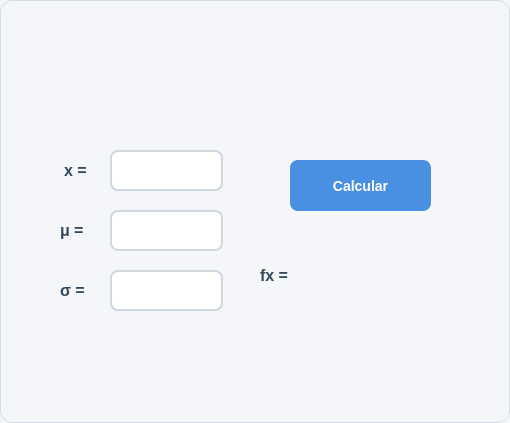
<?xml version="1.0" encoding="UTF-8"?>
<ui version="4.0">
 <class>DialogEjercicio3</class>
 <widget class="QDialog" name="DialogEjercicio3">
  <property name="geometry">
   <rect>
    <x>0</x>
    <y>0</y>
    <width>510</width>
    <height>423</height>
   </rect>
  </property>
  <property name="windowTitle">
   <string>Dialog</string>
  </property>
  <property name="styleSheet">
   <string notr="true">/* =========================
   ESTILO GENERAL DEL DIALOG
   ========================= */
QDialog {
    background-color: #f4f6f9;
    border: 1px solid #d6dce5;
    border-radius: 12px;
    font-family: &quot;Segoe UI&quot;;
    font-size: 14px;
    color: #2c3e50;
}

/* =========================
   LABELS
   ========================= */
QLabel {
    color: #34495e;
    font-weight: 500;
    background: transparent;
}

/* =========================
   CAMPOS DE TEXTO
   ========================= */
QLineEdit {
    background-color: #ffffff;
    border: 2px solid #d0d7de;
    border-radius: 8px;
    padding: 8px 10px;
    color: #2c3e50;
    selection-background-color: #4a90e2;
    selection-color: white;
}

/* Cuando el usuario selecciona el campo */
QLineEdit:focus {
    border: 2px solid #4a90e2;
    background-color: #ffffff;
}

/* Campo deshabilitado */
QLineEdit:disabled {
    background-color: #ecf0f1;
    color: #95a5a6;
    border: 2px solid #dfe6e9;
}

/* =========================
   BOTONES
   ========================= */
QPushButton {
    background-color: #4a90e2;
    color: white;
    border: none;
    border-radius: 8px;
    padding: 8px 16px;
    font-size: 14px;
    font-weight: 600;
}

/* Hover */
QPushButton:hover {
    background-color: #357abd;
}

/* Click */
QPushButton:pressed {
    background-color: #2f6da3;
    padding-top: 9px;
    padding-bottom: 7px;
}

/* Botón deshabilitado */
QPushButton:disabled {
    background-color: #bdc3c7;
    color: #ecf0f1;
}

/* =========================
   TOOLTIP OPCIONAL
   ========================= */
QToolTip {
    background-color: #2c3e50;
    color: white;
    border: 1px solid #4a90e2;
    padding: 5px;
    border-radius: 6px;
}</string>
  </property>
  <widget class="QLabel" name="label">
   <property name="geometry">
    <rect>
     <x>160</x>
     <y>40</y>
     <width>191</width>
     <height>71</height>
    </rect>
   </property>
   <property name="text">
    <string/>
   </property>
   <property name="pixmap">
    <pixmap>../../../../Users/Dell/Downloads/Captura de pantalla 2026-06-01 185719.png</pixmap>
   </property>
   <property name="scaledContents">
    <bool>true</bool>
   </property>
  </widget>
  <widget class="QLabel" name="label_2">
   <property name="geometry">
    <rect>
     <x>64</x>
     <y>160</y>
     <width>51</width>
     <height>20</height>
    </rect>
   </property>
   <property name="font">
    <font>
     <pointsize>12</pointsize>
     <weight>62</weight>
     <bold>true</bold>
    </font>
   </property>
   <property name="text">
    <string>x =</string>
   </property>
  </widget>
  <widget class="QLabel" name="label_3">
   <property name="geometry">
    <rect>
     <x>60</x>
     <y>270</y>
     <width>51</width>
     <height>41</height>
    </rect>
   </property>
   <property name="font">
    <font>
     <pointsize>12</pointsize>
     <weight>62</weight>
     <bold>true</bold>
    </font>
   </property>
   <property name="text">
    <string>σ = </string>
   </property>
  </widget>
  <widget class="QLabel" name="label_4">
   <property name="geometry">
    <rect>
     <x>60</x>
     <y>220</y>
     <width>51</width>
     <height>21</height>
    </rect>
   </property>
   <property name="font">
    <font>
     <pointsize>12</pointsize>
     <weight>62</weight>
     <bold>true</bold>
    </font>
   </property>
   <property name="text">
    <string>μ = </string>
   </property>
  </widget>
  <widget class="QPushButton" name="btn_calcular">
   <property name="geometry">
    <rect>
     <x>290</x>
     <y>160</y>
     <width>141</width>
     <height>51</height>
    </rect>
   </property>
   <property name="text">
    <string>Calcular</string>
   </property>
  </widget>
  <widget class="QLabel" name="lbl_resultado">
   <property name="geometry">
    <rect>
     <x>260</x>
     <y>260</y>
     <width>231</width>
     <height>31</height>
    </rect>
   </property>
   <property name="font">
    <font>
     <pointsize>12</pointsize>
     <weight>62</weight>
     <bold>true</bold>
    </font>
   </property>
   <property name="text">
    <string>fx = </string>
   </property>
  </widget>
  <widget class="QLineEdit" name="txt_x">
   <property name="geometry">
    <rect>
     <x>110</x>
     <y>150</y>
     <width>113</width>
     <height>41</height>
    </rect>
   </property>
   <property name="font">
    <font>
     <pointsize>10</pointsize>
     <weight>75</weight>
     <bold>true</bold>
    </font>
   </property>
  </widget>
  <widget class="QLineEdit" name="txt_u">
   <property name="geometry">
    <rect>
     <x>110</x>
     <y>210</y>
     <width>113</width>
     <height>41</height>
    </rect>
   </property>
   <property name="font">
    <font>
     <pointsize>10</pointsize>
     <weight>75</weight>
     <bold>true</bold>
    </font>
   </property>
  </widget>
  <widget class="QLineEdit" name="txt_o">
   <property name="geometry">
    <rect>
     <x>110</x>
     <y>270</y>
     <width>113</width>
     <height>41</height>
    </rect>
   </property>
   <property name="font">
    <font>
     <pointsize>10</pointsize>
     <weight>75</weight>
     <bold>true</bold>
    </font>
   </property>
  </widget>
 </widget>
 <resources/>
 <connections/>
</ui>
